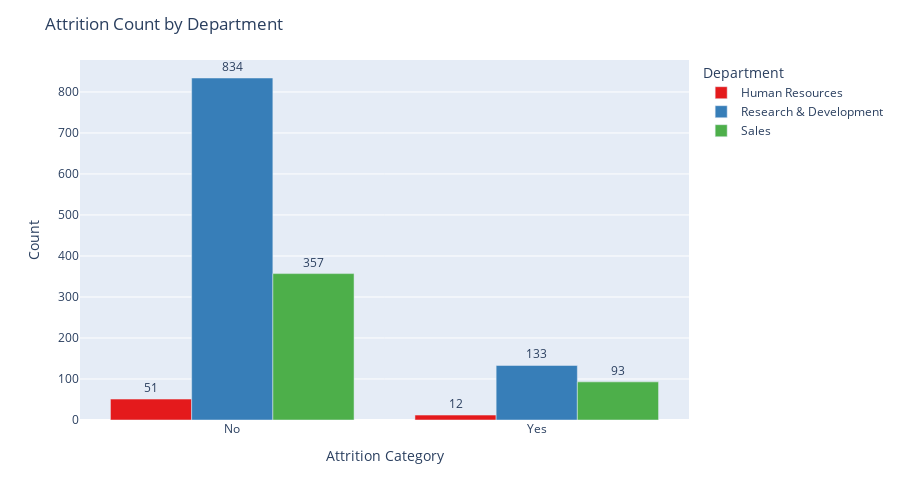

The cell this chart's notebook holds for it:
### Markdown cell above
#### Plotly Code

### Code cell
import plotly.express as px

# Prepare grouped counts
grouped_counts = df.groupby(['Attrition_Category', 'Department']).size().reset_index(name='Count')

# Create Plotly bar chart
fig = px.bar(grouped_counts,
             x='Attrition_Category',
             y='Count',
             color='Department',
             barmode='group',
             text='Count',  # Show counts on top of bars
             color_discrete_sequence=px.colors.qualitative.Set1)

# Customize layout
fig.update_traces(textposition='outside')
fig.update_layout(title='Attrition Count by Department',
                  xaxis_title='Attrition Category',
                  yaxis_title='Count',
                  width=900,
                  height=500)

fig.show()

### Figure 1 — Plotly figure (JSON) as saved in the notebook; plotly's stock layout.template omitted (floating-point values rounded to 4 significant figures)
{"data": [{"alignmentgroup": "True", "hovertemplate": "Department=Human Resources<br>Attrition_Category=%{x}<br>Count=%{text}<extra></extra>", "legendgroup": "Human Resources", "marker": {"color": "rgb(228,26,28)", "pattern": {"shape": ""}}, "name": "Human Resources", "offsetgroup": "Human Resources", "orientation": "v", "showlegend": true, "text": [51.0, 12.0], "textposition": "outside", "type": "bar", "x": ["No", "Yes"], "xaxis": "x", "y": [51, 12], "yaxis": "y"}, {"alignmentgroup": "True", "hovertemplate": "Department=Research & Development<br>Attrition_Category=%{x}<br>Count=%{text}<extra></extra>", "legendgroup": "Research & Development", "marker": {"color": "rgb(55,126,184)", "pattern": {"shape": ""}}, "name": "Research & Development", "offsetgroup": "Research & Development", "orientation": "v", "showlegend": true, "text": [834.0, 133.0], "textposition": "outside", "type": "bar", "x": ["No", "Yes"], "xaxis": "x", "y": [834, 133], "yaxis": "y"}, {"alignmentgroup": "True", "hovertemplate": "Department=Sales<br>Attrition_Category=%{x}<br>Count=%{text}<extra></extra>", "legendgroup": "Sales", "marker": {"color": "rgb(77,175,74)", "pattern": {"shape": ""}}, "name": "Sales", "offsetgroup": "Sales", "orientation": "v", "showlegend": true, "text": [357.0, 93.0], "textposition": "outside", "type": "bar", "x": ["No", "Yes"], "xaxis": "x", "y": [357, 93], "yaxis": "y"}], "layout": {"barmode": "group", "height": 500, "legend": {"title": {"text": "Department"}, "tracegroupgap": 0}, "margin": {"t": 60}, "title": {"text": "Attrition Count by Department"}, "width": 900, "xaxis": {"anchor": "y", "domain": [0, 1], "title": {"text": "Attrition Category"}}, "yaxis": {"anchor": "x", "domain": [0, 1], "title": {"text": "Count"}}}}
